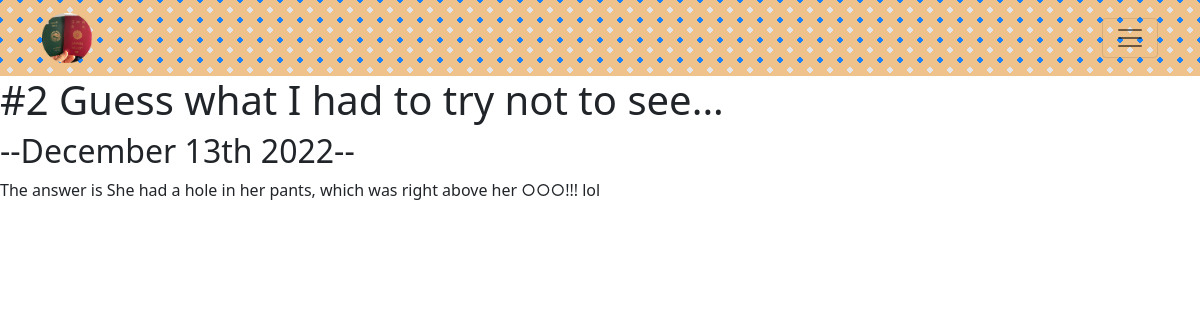
Page /blog/7/ on the committed database.
### blogapp/models.py (models this page shows, shortened)
class BlogModel(models.Model):
    title = models.CharField(max_length=100)
    date = models.DateTimeField(default=timezone.now)
    description = models.CharField(max_length=250)
    image = models.ImageField(upload_to='blogapp/images/', blank=True)
    url = models.URLField(blank=True)

### blogapp/views.py (the view)
# urls.py: path('<int:blogapp_id>/', views.detail, name='detail'),
def detail(request, blogapp_id):
    blog = get_object_or_404(BlogModel, pk=blogapp_id)
    return render(request, 'blogapp/detail.html', {'blog':blog})

### blogapp/templates/blogapp/detail.html
{% extends 'portfolioapp/base.html' %}
{% block content %}
<h1>{{ blog.title }}</h1>
<h2>--{{ blog.date|date:'F jS Y'}}--</h2>
{{ blog.description|safe }}
{% endblock %}

### rows in the picture
BlogModel: title "#2 Guess what I had to try not to see...", date "December 13th 2022", description "The answer is She had a hole in her pants, which was right above her ○○○!!! lol"
